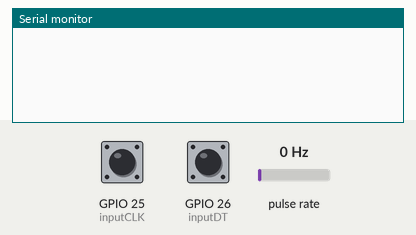
The sketch below on a simulated ESP32. Shown: the last lines printed to the serial monitor. Wiring (inferred from the names in the program): pulse sensor: data GPIO 27. The test bench sets the inputs (shaded band); at power-on: pulse rate 0 Hz, GPIO 25 (inputCLK) HIGH, GPIO 26 (inputDT) HIGH.

Above: at 1.2 s.
1.3 s: pulse rate (sensor on GPIO 27) set to 4 Hz
At 1.98 s:
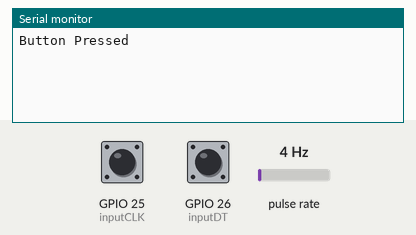
3.8 s: GPIO 25 (inputCLK) pulled LOW for 0.15 s
At 3.98 s:
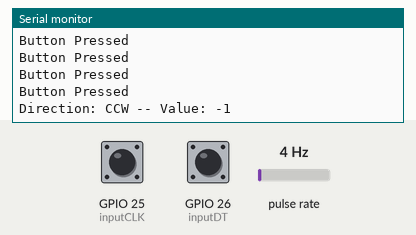

Measured:
- after the input at 1.3 s, the serial monitor: prints a new line after 0.50 s (image 1)
- after the input at 3.8 s, the serial monitor: prints a new line at once (image 2)

The sketch:

12-20-3-9-2025_Encoder_with_interrupt_and_IRAM_ATTR.ino
```cpp
// Rotary Encoder Inputs
#define inputCLK 25
#define inputDT 26
#define encoderButtonPin 27


int counter = 0;
int currentStateCLK;
int previousStateCLK;
int buttonPressed = false;
bool int_flag = 0;

String encdir = "";
//Interrupt service routine for encoder pins
void IRAM_ATTR encoderISR() {
  int_flag = 1;
}

//Interrupt service routine for button ins
void IRAM_ATTR buttonISR() {
  buttonPressed = true;
}
void setup() {

  // Set encoder pins as inputs
  pinMode(inputCLK, INPUT_PULLUP);
  pinMode(inputDT, INPUT_PULLUP);
  pinMode(encoderButtonPin, INPUT_PULLUP);

  // Setup Serial Monitor
  Serial.begin(115200);

  // Read the initial state of inputCLK
  // Assign to previousStateCLK variable

  previousStateCLK = digitalRead(inputCLK);

  attachInterrupt(inputCLK, encoderISR, CHANGE);
  attachInterrupt(encoderButtonPin, buttonISR, FALLING);
  //CHANGE - determines the change in the current state of the pin
  //FALLING - determines getting from HIGH to LOW
}

void loop() {
  if (buttonPressed) {
    delay(200);
    Serial.println("Button Pressed");
    buttonPressed = false;
  }

  if (int_flag) {
    int_flag = 0;
    // Read the current state of inputCLK
    currentStateCLK = digitalRead(inputCLK);

    // If the previous and the current state of the inputCLK are different then a pulse has occured
    if (currentStateCLK != previousStateCLK) {
      // If the inputDT state is different than the inputCLK state then
      // the encoder is rotating counterclockwise
      if (digitalRead(inputDT) != currentStateCLK) {
        counter--;
        encdir = "CCW";
      } else {
        // Encoder is rotating clockwise
        counter++;
        encdir = "CW";
      }
      Serial.print("Direction: ");
      Serial.print(encdir);
      Serial.print(" -- Value: ");
      Serial.println(counter);
    }
    // Update previousStateCLK with the current state
    previousStateCLK = currentStateCLK;
  }
}
```
